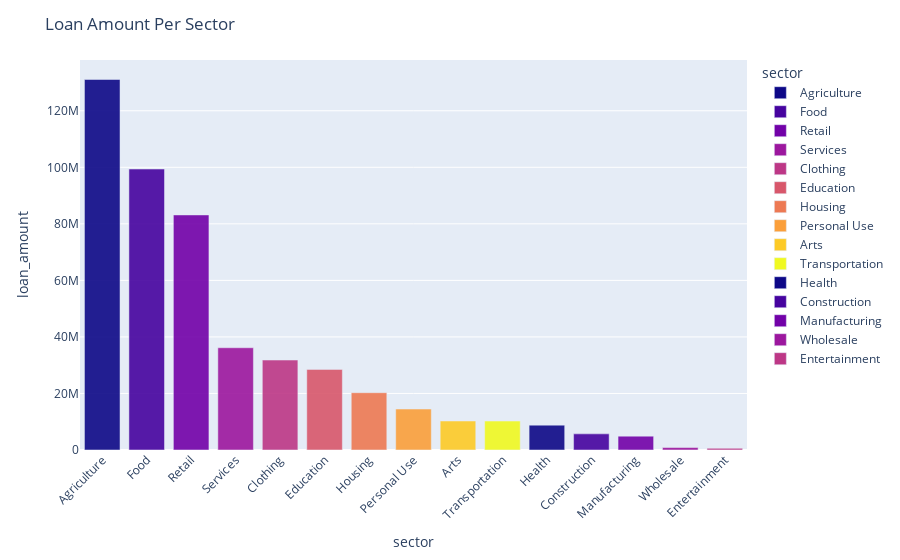

Here is the notebook cell this chart was saved with:
### Code cell
fig1 = px.bar(data6, y = "loan_amount", x = "sector", color = "sector", color_discrete_sequence=px.colors.sequential.Plasma, hover_name="sector", hover_data={"loan_amount":':.2f', "sector":False}, opacity = 0.9)
fig1.update_layout(xaxis_tickangle=-45)
fig1.update_layout(title_text='Loan Amount Per Sector')
fig1.show()

### Figure 1 — Plotly figure (JSON) as saved in the notebook; plotly's stock layout.template omitted (floating-point values rounded to 4 significant figures)
{"data": [{"alignmentgroup": "True", "hovertemplate": "<b>%{hovertext}</b><br><br>loan_amount=%{y:.2f}<extra></extra>", "hovertext": ["Agriculture"], "legendgroup": "Agriculture", "marker": {"color": "#0d0887", "opacity": 0.9, "pattern": {"shape": ""}}, "name": "Agriculture", "offsetgroup": "Agriculture", "orientation": "v", "showlegend": true, "textposition": "auto", "type": "bar", "x": ["Agriculture"], "xaxis": "x", "y": [131056775], "yaxis": "y"}, {"alignmentgroup": "True", "hovertemplate": "<b>%{hovertext}</b><br><br>loan_amount=%{y:.2f}<extra></extra>", "hovertext": ["Food"], "legendgroup": "Food", "marker": {"color": "#46039f", "opacity": 0.9, "pattern": {"shape": ""}}, "name": "Food", "offsetgroup": "Food", "orientation": "v", "showlegend": true, "textposition": "auto", "type": "bar", "x": ["Food"], "xaxis": "x", "y": [99383425], "yaxis": "y"}, {"alignmentgroup": "True", "hovertemplate": "<b>%{hovertext}</b><br><br>loan_amount=%{y:.2f}<extra></extra>", "hovertext": ["Retail"], "legendgroup": "Retail", "marker": {"color": "#7201a8", "opacity": 0.9, "pattern": {"shape": ""}}, "name": "Retail", "offsetgroup": "Retail", "orientation": "v", "showlegend": true, "textposition": "auto", "type": "bar", "x": ["Retail"], "xaxis": "x", "y": [83148250], "yaxis": "y"}, {"alignmentgroup": "True", "hovertemplate": "<b>%{hovertext}</b><br><br>loan_amount=%{y:.2f}<extra></extra>", "hovertext": ["Services"], "legendgroup": "Services", "marker": {"color": "#9c179e", "opacity": 0.9, "pattern": {"shape": ""}}, "name": "Services", "offsetgroup": "Services", "orientation": "v", "showlegend": true, "textposition": "auto", "type": "bar", "x": ["Services"], "xaxis": "x", "y": [36172925], "yaxis": "y"}, {"alignmentgroup": "True", "hovertemplate": "<b>%{hovertext}</b><br><br>loan_amount=%{y:.2f}<extra></extra>", "hovertext": ["Clothing"], "legendgroup": "Clothing", "marker": {"color": "#bd3786", "opacity": 0.9, "pattern": {"shape": ""}}, "name": "Clothing", "offsetgroup": "Clothing", "orientation": "v", "showlegend": true, "textposition": "auto", "type": "bar", "x": ["Clothing"], "xaxis": "x", "y": [31817500], "yaxis": "y"}, {"alignmentgroup": "True", "hovertemplate": "<b>%{hovertext}</b><br><br>loan_amount=%{y:.2f}<extra></extra>", "hovertext": ["Education"], "legendgroup": "Education", "marker": {"color": "#d8576b", "opacity": 0.9, "pattern": {"shape": ""}}, "name": "Education", "offsetgroup": "Education", "orientation": "v", "showlegend": true, "textposition": "auto", "type": "bar", "x": ["Education"], "xaxis": "x", "y": [28511125], "yaxis": "y"}, {"alignmentgroup": "True", "hovertemplate": "<b>%{hovertext}</b><br><br>loan_amount=%{y:.2f}<extra></extra>", "hovertext": ["Housing"], "legendgroup": "Housing", "marker": {"color": "#ed7953", "opacity": 0.9, "pattern": {"shape": ""}}, "name": "Housing", "offsetgroup": "Housing", "orientation": "v", "showlegend": true, "textposition": "auto", "type": "bar", "x": ["Housing"], "xaxis": "x", "y": [20276700], "yaxis": "y"}, {"alignmentgroup": "True", "hovertemplate": "<b>%{hovertext}</b><br><br>loan_amount=%{y:.2f}<extra></extra>", "hovertext": ["Personal Use"], "legendgroup": "Personal Use", "marker": {"color": "#fb9f3a", "opacity": 0.9, "pattern": {"shape": ""}}, "name": "Personal Use", "offsetgroup": "Personal Use", "orientation": "v", "showlegend": true, "textposition": "auto", "type": "bar", "x": ["Personal Use"], "xaxis": "x", "y": [14480900], "yaxis": "y"}, {"alignmentgroup": "True", "hovertemplate": "<b>%{hovertext}</b><br><br>loan_amount=%{y:.2f}<extra></extra>", "hovertext": ["Arts"], "legendgroup": "Arts", "marker": {"color": "#fdca26", "opacity": 0.9, "pattern": {"shape": ""}}, "name": "Arts", "offsetgroup": "Arts", "orientation": "v", "showlegend": true, "textposition": "auto", "type": "bar", "x": ["Arts"], "xaxis": "x", "y": [10257425], "yaxis": "y"}, {"alignmentgroup": "True", "hovertemplate": "<b>%{hovertext}</b><br><br>loan_amount=%{y:.2f}<extra></extra>", "hovertext": ["Transportation"], "legendgroup": "Transportation", "marker": {"color": "#f0f921", "opacity": 0.9, "pattern": {"shape": ""}}, "name": "Transportation", "offsetgroup": "Transportation", "orientation": "v", "showlegend": true, "textposition": "auto", "type": "bar", "x": ["Transportation"], "xaxis": "x", "y": [10241100], "yaxis": "y"}, {"alignmentgroup": "True", "hovertemplate": "<b>%{hovertext}</b><br><br>loan_amount=%{y:.2f}<extra></extra>", "hovertext": ["Health"], "legendgroup": "Health", "marker": {"color": "#0d0887", "opacity": 0.9, "pattern": {"shape": ""}}, "name": "Health", "offsetgroup": "Health", "orientation": "v", "showlegend": true, "textposition": "auto", "type": "bar", "x": ["Health"], "xaxis": "x", "y": [8796675], "yaxis": "y"}, {"alignmentgroup": "True", "hovertemplate": "<b>%{hovertext}</b><br><br>loan_amount=%{y:.2f}<extra></extra>", "hovertext": ["Construction"], "legendgroup": "Construction", "marker": {"color": "#46039f", "opacity": 0.9, "pattern": {"shape": ""}}, "name": "Construction", "offsetgroup": "Construction", "orientation": "v", "showlegend": true, "textposition": "auto", "type": "bar", "x": ["Construction"], "xaxis": "x", "y": [5709450], "yaxis": "y"}, {"alignmentgroup": "True", "hovertemplate": "<b>%{hovertext}</b><br><br>loan_amount=%{y:.2f}<extra></extra>", "hovertext": ["Manufacturing"], "legendgroup": "Manufacturing", "marker": {"color": "#7201a8", "opacity": 0.9, "pattern": {"shape": ""}}, "name": "Manufacturing", "offsetgroup": "Manufacturing", "orientation": "v", "showlegend": true, "textposition": "auto", "type": "bar", "x": ["Manufacturing"], "xaxis": "x", "y": [4901375], "yaxis": "y"}, {"alignmentgroup": "True", "hovertemplate": "<b>%{hovertext}</b><br><br>loan_amount=%{y:.2f}<extra></extra>", "hovertext": ["Wholesale"], "legendgroup": "Wholesale", "marker": {"color": "#9c179e", "opacity": 0.9, "pattern": {"shape": ""}}, "name": "Wholesale", "offsetgroup": "Wholesale", "orientation": "v", "showlegend": true, "textposition": "auto", "type": "bar", "x": ["Wholesale"], "xaxis": "x", "y": [883875], "yaxis": "y"}, {"alignmentgroup": "True", "hovertemplate": "<b>%{hovertext}</b><br><br>loan_amount=%{y:.2f}<extra></extra>", "hovertext": ["Entertainment"], "legendgroup": "Entertainment", "marker": {"color": "#bd3786", "opacity": 0.9, "pattern": {"shape": ""}}, "name": "Entertainment", "offsetgroup": "Entertainment", "orientation": "v", "showlegend": true, "textposition": "auto", "type": "bar", "x": ["Entertainment"], "xaxis": "x", "y": [613875], "yaxis": "y"}], "layout": {"barmode": "relative", "legend": {"title": {"text": "sector"}, "tracegroupgap": 0}, "margin": {"t": 60}, "title": {"text": "Loan Amount Per Sector"}, "xaxis": {"anchor": "y", "categoryarray": ["Agriculture", "Food", "Retail", "Services", "Clothing", "Education", "Housing", "Personal Use", "Arts", "Transportation", "Health", "Construction", "Manufacturing", "Wholesale", "Entertainment"], "categoryorder": "array", "domain": [0, 1], "tickangle": -45, "title": {"text": "sector"}}, "yaxis": {"anchor": "x", "domain": [0, 1], "title": {"text": "loan_amount"}}}}
